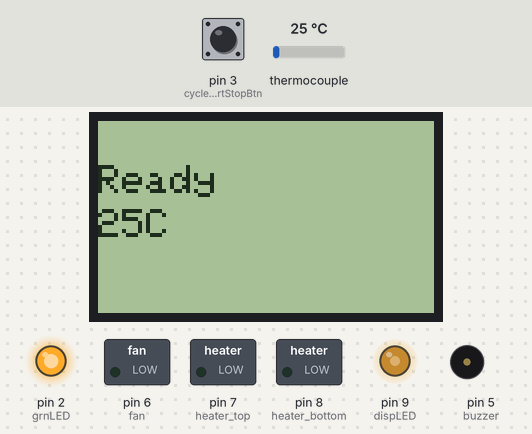
Simulated run of this sketch. Board: Arduino Pro Mini, built with avr-gcc and run on an emulated ATmega328P. Shown: 84×48 one-colour display, switched loads named in the sketch (green lamp = pin HIGH), output pins drawn as LEDs (lit = HIGH), buzzer (waves = sounding, pin HIGH). The inputs (shaded band) are chosen by the test bench; at power-on: pin 3 (cycleStartStopBtn) HIGH, thermocouple 25 °C. What the sketch prints to the serial monitor is not drawn.

Above: at 3.7 s.
3.8 s: pin 3 (cycleStartStopBtn) pulled LOW for 0.15 s
At 4.2 s:
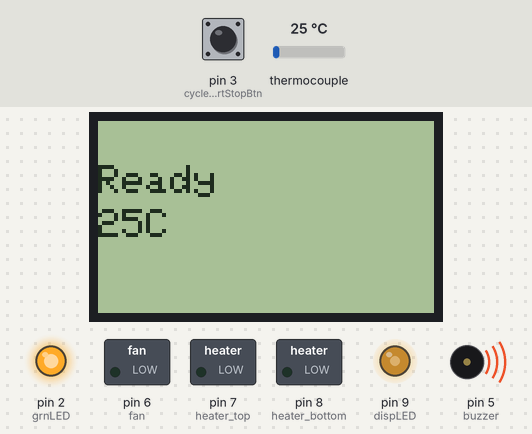
4.5 s: thermocouple set to 96 °C
At 6.8 s:
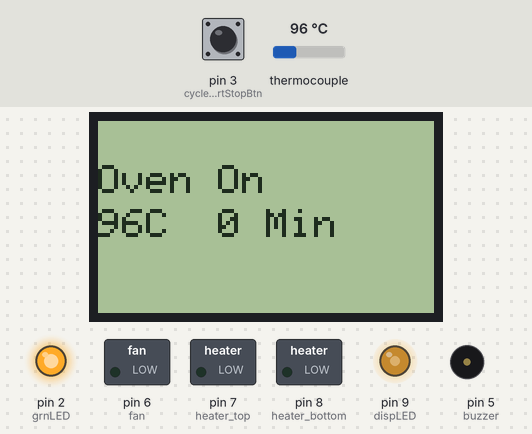
7.1 s: thermocouple set to 118 °C
At 8.6 s:
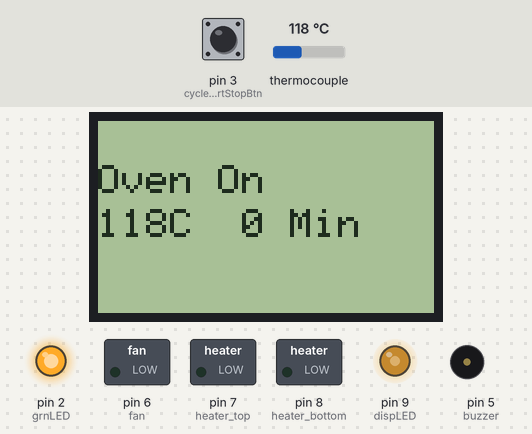
9.5 s: thermocouple set to 125 °C
At 10.8 s:
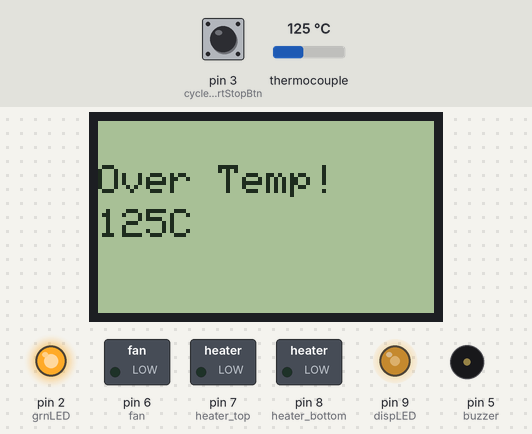
Timing chart, 0 to 14.3 s (numbered marks = the images above; inputs shaded):
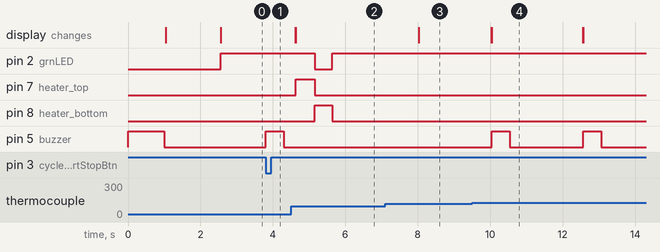

The sketch:

Wood_Baking.ino
```cpp
/*
Uses Arduino ProMini 3.3 volts
Use reflow oven to cure wood stabilizer in pen blanks
Bake at 93C for 40 minutes


Change Log
08/14/15  ver 1.00  Initial Version.  Tried to incorporate this into the reflow code, but I couldn't get it to work
08/15/15  ver 1.01  Made change so finished buzzer doesn't keep going off

*/


#define VERSION  "ver 1.00"

#include "Adafruit_MAX31855.h"  // http://github.com/adafruit/Adafruit-MAX31855-library
#include "PID_v1.h"             // http://github.com/br3ttb/Arduino-PID-Library/
#include "Adafruit_GFX.h"       // https://github.com/adafruit/Adafruit-GFX-Library
#include "Adafruit_PCD8544.h"   // http://github.com/adafruit/Adafruit-PCD8544-Nokia-5110-LCD-library


// Pro Mini Pin Assignemts
// Thermocouple Breakout
const int thermocoupleSO =  A3;
const int thermocoupleCS =  A2;
const int thermocoupleCLK = A1;

// I/O
const int spareBtn =          1;  // Spare pushbutton
const int changeProfileBtn  = 4;  // Change profile button, , on interrupt pin (in case you want to use them
const int cycleStartStopBtn = 3;  // Start-stop button, on interrupt pin (in case you want to use them
const int grnLED =            2;  // Blinks when oven is on
const int buzzer =            5;  // PWM pin - useful if you want to use a piezo buzzer
const int fan =               6;  // PWM pin
const int heater_top =        7;
const int heater_bottom =     8;

// LCD Display
const int dispLED =            9; // pull low to turn backlight off, PWM pin
const int dispClk =           A0;
const int dispDin =           13;
const int dispDC =            12;
const int dispCS =            11;
const int dispRst =           10;

const byte BUTTON_PRESSED = LOW;
const uint16_t DEBOUNCE_TIME = 300;  // button debounce time in mS


const int ledOn =   LOW;   // green LEDs on original circuit board are on when LOW (uses PNP transistor)
const int ledOff = HIGH;
const byte FAN_ON = 255;
const byte FAN_OFF =  0;
const byte OVEN_ON =  1;
const byte OVEN_OFF = 0;


// ***** PID CONTROL VARIABLES *****
double g_setpoint = 93;
double g_input;
double g_output;

// ***** PID PARAMETERS *****
#define PID_KP                 300
#define PID_KI                   0.05
#define PID_KD                 350
#define PID_SAMPLE_TIME       1000
#define SENSOR_SAMPLING_TIME  1000


// Specify PID control interface
PID OvenPID(&g_input, &g_output, &g_setpoint, PID_KP, PID_KI, PID_KD, DIRECT);

// Adafruit_SSD1306 display(dispRst);
Adafruit_PCD8544 display = Adafruit_PCD8544(dispClk, dispDin, dispDC, dispCS, dispRst);

// Specify thermocouple interface
Adafruit_MAX31855 thermocouple(thermocoupleCLK, thermocoupleCS, thermocoupleSO);

// Function Prototypes
void getTemperature();
void setHeatOn();
void setHeatOff();


//==============================================================================================================================
//==============================================================================================================================
void setup()
{
  Serial.begin(9600);

  // Configure I/O pins
  pinMode(dispLED,                 OUTPUT);  // pwm output
  pinMode(heater_top,              OUTPUT);
  pinMode(heater_bottom,           OUTPUT);
  pinMode(fan,                     OUTPUT);  // pwm output
  pinMode(buzzer,                  OUTPUT);
  pinMode(grnLED,                  OUTPUT);
  pinMode(cycleStartStopBtn, INPUT_PULLUP);
  pinMode(changeProfileBtn,  INPUT_PULLUP);
  pinMode(spareBtn,          INPUT_PULLUP);

  analogWrite(dispLED, 127);  // turn LCD backlignt on at 50%
  analogWrite(fan, FAN_OFF);

  BuzzerChirp();
  BuzzerChirp();

  display.begin();
  display.setTextSize(1);
  display.setTextColor(BLACK);
  display.setContrast(50);
  display.clearDisplay();
  display.setCursor(0, 11);
  display.print("Bake Wood");
  display.setCursor(0, 22);
  display.print(VERSION);
  display.display();
  delay(1500);   // time to read display before it changes

  Serial.println("Bake Wood");
  Serial.println(VERSION);

}  // end setup()


//==============================================================================================================================
//==============================================================================================================================
void loop()
{
  static byte ovenStatus =   OVEN_OFF;
  const int windowSize =         2000;     // PID window size
  static uint32_t windowStartTime = 0;
  static uint32_t ovenStartTime = 0;

  getTemperature();

  // check for start button press
  if (digitalRead(cycleStartStopBtn) == BUTTON_PRESSED  && ovenStatus == OVEN_OFF )
  {
    ovenStatus = OVEN_ON;
    windowStartTime = millis();  // Initialize PID control window starting time
    // Tell the PID to range between 0 and the full window size
    OvenPID.SetOutputLimits(0, windowSize);
    OvenPID.SetSampleTime(PID_SAMPLE_TIME);
    OvenPID.SetMode(AUTOMATIC);  // Turn the PID on
    ovenStartTime = millis();
    BuzzerChirp();
    delay(DEBOUNCE_TIME);
  }

  // check for button press to stop oven
  if (digitalRead(cycleStartStopBtn) == BUTTON_PRESSED  && ovenStatus == OVEN_ON )
  {
    ovenStatus = OVEN_OFF;
    BuzzerChirp();
    delay(DEBOUNCE_TIME);
  }

  // Reached end of baking cycle
  if ((long)(millis() - ovenStartTime) > 2400000UL && (ovenStatus == OVEN_ON))
  {
    ovenStatus = OVEN_OFF;
    display.clearDisplay();
    display.setCursor(0, 11);
    display.print("Finished!");
    display.display();
    BuzzerChirp();
    delay(200);
    BuzzerChirp();
    delay(200);
    BuzzerChirp();
    delay(6000);
  }


  char buf[20];
  if (ovenStatus == OVEN_OFF)
  {
    sprintf(buf, "%dC", (int) g_input);  // current temperature

    display.clearDisplay();
    display.setCursor(0, 11);
    display.print("Ready");
    display.setCursor(0, 22);
    display.print(buf);
    display.display();
  }

  if (ovenStatus == OVEN_ON)
  {
    sprintf(buf, "%dC  %d Min", (int) g_input, (int) ((millis() - ovenStartTime)/60000));  // current temperature

    display.clearDisplay();
    display.setCursor(0, 11);
    display.print("Oven On");
    display.setCursor(0, 22);
    display.print(buf);
    display.display();
  }

  // PID computation and heater control
  unsigned long now;
  if (ovenStatus == OVEN_ON)
  {
    now = millis();
    OvenPID.Compute();

    if((now - windowStartTime) > windowSize)
    {   windowStartTime += windowSize;  }  // Time to shift the Relay Window
    if( g_output > (now - windowStartTime) )
    { setHeatOn(); }
    else
    { setHeatOff(); }
  }
  // Reflow oven process is off, ensure oven is off
  else
  { setHeatOff(); }


  // Shutdown if temp is too high
  if ( g_input > 120 )
  {
    sprintf(buf, "%dC", (int) g_input);  // current temperature
    ovenStatus = OVEN_OFF;
    setHeatOff();
    display.clearDisplay();
    display.setCursor(0, 11);
    display.print("Over Temp!");
    display.setCursor(0, 22);
    display.print(buf);
    display.display();
    BuzzerChirp();
    delay(2000);
  }

}  // end loop()


//==============================================================================================================================
// get temperature inside toaster
//==============================================================================================================================
void getTemperature()
{
  static uint32_t nextRead = 0;

  // Time to read thermocouple?
  if (millis() > nextRead)
  {
    // Read thermocouple next sampling period
    nextRead += SENSOR_SAMPLING_TIME;
    // Read current temperature, loop until you get a valid reading
    uint32_t waitForValidTempTimer = millis() + 30000;
    do
    {
      g_input = thermocouple.readCelsius();
      if ( isnan(g_input) )
      {
        delay(150);
        Serial.println("Got nan");
      }
    }
    while ( isnan(g_input) && (millis() < waitForValidTempTimer) );

    // If thermocouple is not connected
    if (isnan(g_input) )
    {
      // Illegal operation without thermocouple
      display.clearDisplay();
      display.setCursor(0, 11);
      display.print("Thermocouple");
      display.setCursor(0, 22);
      display.print("Error");
      display.display();
      Serial.println("Thermocouple Error");
    }
  }

}  // end getTemperature()


//==============================================================================================================================
// When heat is called for, alternate between top and bottom heat every 1/2 second
//==============================================================================================================================
void setHeatOn()
{
  static uint32_t flipFlopTimer = millis(); // initialize timer

  if (long(millis() - flipFlopTimer) > 0)
  {
     flipFlopTimer = millis() + 500;
    if (digitalRead(heater_top) == LOW)
    {
      digitalWrite(heater_top, HIGH);
      digitalWrite(heater_bottom, LOW);
      digitalWrite(grnLED, HIGH);
    }
    else
    {
      digitalWrite(heater_top, LOW);
      digitalWrite(heater_bottom, HIGH);
      digitalWrite(grnLED, LOW);
    }
  }
  Serial.println("HEat On");
}  // end setHeatOnIO()


//==============================================================================================================================
//  Turn heater off
//==============================================================================================================================
void setHeatOff()
{
  digitalWrite(heater_top,    LOW);
  digitalWrite(heater_bottom, LOW);
  digitalWrite(grnLED, HIGH);


} // end setHeatOff()


//==============================================================================================================================
//==============================================================================================================================
void BuzzerChirp()
{
  digitalWrite(buzzer, HIGH);
  delay(500);
  digitalWrite(buzzer, LOW);
}  // end BuzzerChirp()
```

Measured:
- the behaviour switches between 120 and 121 °C on thermocouple (found by bisection; images 3 and 4)
- after the input at 3.8 s, pin 5 (buzzer): LOW → HIGH at once, → LOW 0.50 s later
- after the input at 4.5 s, pin 2 (grnLED): goes on until 5.6 s, then stays HIGH; pin 7 (heater_top): goes on until 5.1 s, then stays LOW; pin 8 (heater_bottom): goes on until 5.6 s, then stays LOW; the display: first differs from a run without the input after 0.14 s (image 2)
- after the input at 7.1 s, the display: changes after 0.93 s (image 3)
- after the input at 9.5 s, pin 5 (buzzer): alternates HIGH for 0.50 s and LOW for 2.0 s, starting after 0.54 s; the display: first changes after 0.53 s (image 4 shows a later state)
